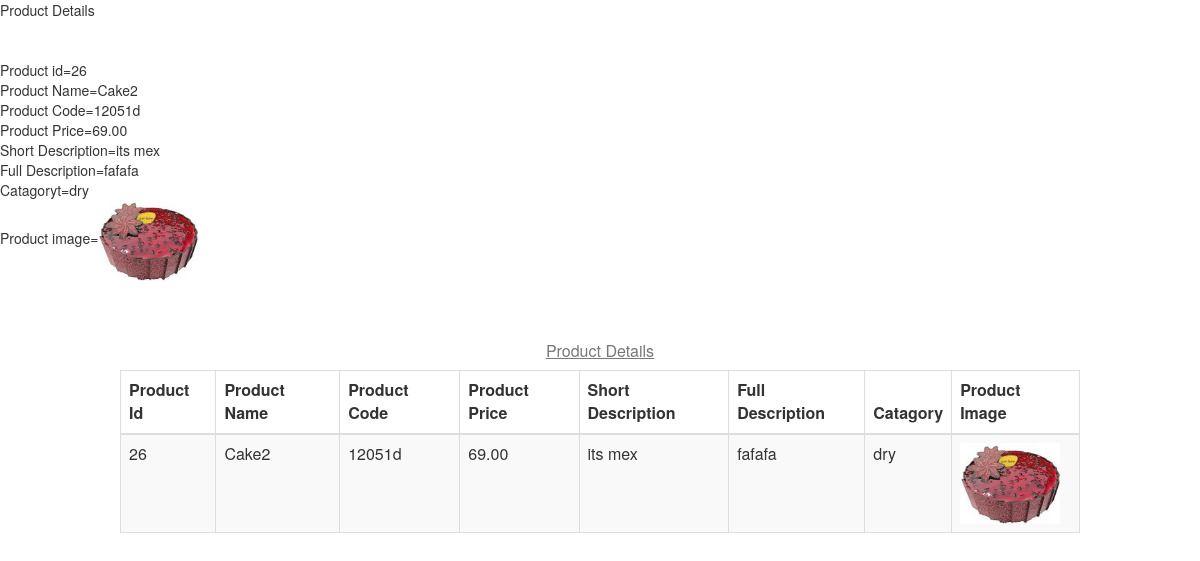
Screenshot of /Productdetails.php?id=26 with the database file from the repository.
### tables this page shows
CREATE TABLE `tblproduct` (
  `id` int(11) NOT NULL,
  `name` varchar(20) NOT NULL,
  `code` varchar(20) NOT NULL,
  `image` varchar(20) NOT NULL,
  `price` double(7,2) NOT NULL,
  `ShortDes` varchar(20) NOT NULL,
  `Fulldes` varchar(20) NOT NULL,
  `catagory` varchar(20) NOT NULL
);

### Productdetails.php (the view, shortened to what this page needs)
<?php
				include('connect.php');
				 $id=$_GET['id'];
				    $q1="select * from tblproduct where id='".$id."'";
					$edit=mysqli_query($conn,$q1);
					$erow=mysqli_fetch_array($edit);
				    echo"Product id=".$erow['id']."</br>";
					echo"Product Name=".$erow['name']."</br>";
					echo"Product Code=".$erow['code']."</br>";
					echo"Product Price=".$erow['price']."</br>";
					echo"Short Description=".$erow['ShortDes']."</br>";
					echo"Full Description=".$erow['Fulldes']."</br>";
					echo"Catagoryt=".$erow['catagory']."</br>";
				    echo "Product image=<img src ='upload/".$erow['image']."'hieght=100px width= 100px>";
?>
<!DOCTYPE html>
<html>
<head>
  <link rel="stylesheet" href="https://maxcdn.bootstrapcdn.com/bootstrap/3.3.6/css/bootstrap.min.css" />
</head>
<body>
     <div style="height:50px;"> </div>
	<table class="table table-striped table-bordered table-hover" style="max-width: 80%;margin-left: 120px">
		<caption style="text-align: center"><u>Product Details </u></caption>
		<thead>
				<th>Product Id</th>
                <th>Product Name</th>
                <th>Product Code</th>
                <th>Product Price</th>
                <th>Short Description</th>
                <th>Full Description</th>
                <th>Catagory</th>
                <th>Product Image</th>
		</thead>
		<tbody>
			<tr>
				<td><?php echo $erow['id'];?></td>
				<td><?php echo $erow['name'];?></td>
				<td><?php echo $erow['code'];?></td>
                <td><?php echo $erow['price']; ?></td>
                <td><?php echo $erow['ShortDes'];?></td>
                <td><?php echo $erow['Fulldes'];?></td>
                <td><?php echo $erow['catagory']; ?></td>
                <td><?php echo "<img src ='upload/".$erow['image']."'hieght=100px width= 100px>";?></td>
			</tr>
		</tbody>
	</table>
</body>
</html>

### rows the page displays
tblproduct: id "26", name "Cake2", code "12051d", price "69.00", ShortDes "its mex", Fulldes "fafafa", catagory "dry", image (picture)
